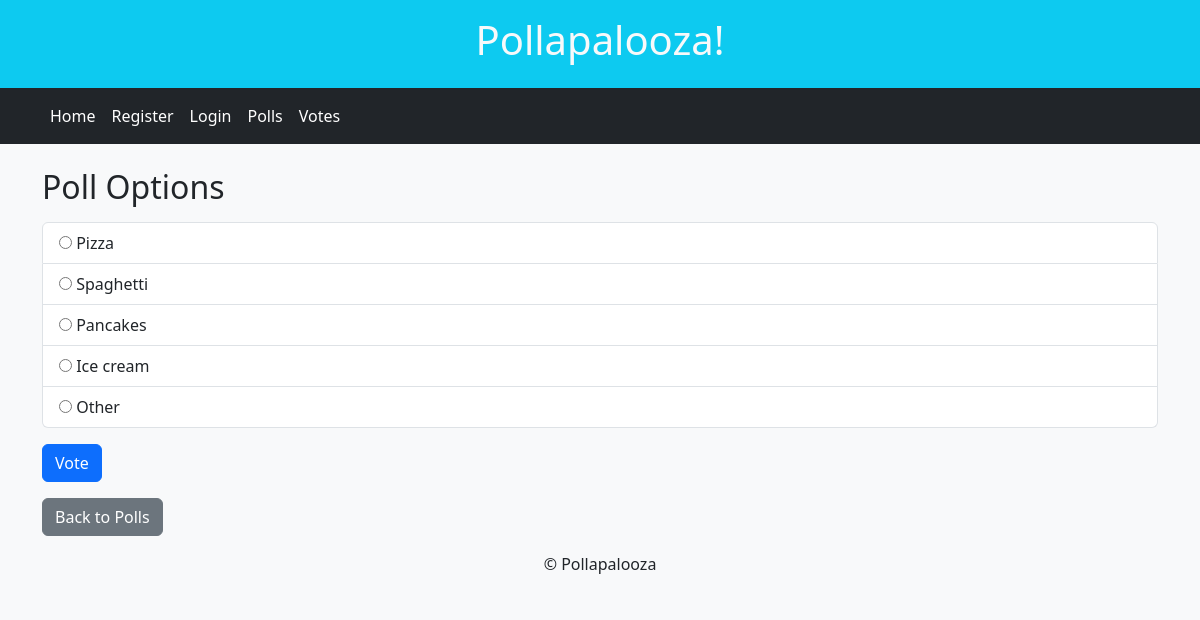
Page /polls/3 on the committed database.
### tables this page shows
CREATE TABLE poll_options (
            id INTEGER PRIMARY KEY,
            poll_id INTEGER,
            option_text TEXT NOT NULL
        );

### app.py (the view)
@app.route('/polls/<int:poll_id>')
def view_poll(poll_id):
    user_id = session.get('user_id')
    options = db.get_poll_options(poll_id)
    user_has_voted = db.has_user_voted(user_id, poll_id)
    return render_template('view_poll.html', user_has_voted=user_has_voted, poll_id=poll_id, options=options)

### app.py (called while the page is built)
@app.context_processor
def inject_db_functions():
    def get_vote_count(option_id):
        return db.get_vote_count(option_id)
    return dict(
        get_vote_count=get_vote_count
    )

### db.py (called while the page is built)
def get_db():
    conn = sqlite3.connect(DATABASE)
    return conn

def get_poll_options(poll_id):
    conn = get_db()
    cursor = conn.cursor()
    cursor.execute("SELECT id, option_text FROM poll_options WHERE poll_id=?", (poll_id,))
    options = cursor.fetchall()
    conn.close()
    return options

def has_user_voted(user_id, poll_id):
    conn = get_db()
    cursor = conn.cursor()
    cursor.execute("SELECT id FROM votes WHERE user_id = ? AND poll_id = ?", (user_id, poll_id))
    result = cursor.fetchone() is not None
    conn.close()
    return result

### templates/view_poll.html (shortened to what this page needs)
{% extends "base.html" %}
{% block content %}
    <h2 class="mb-3">Poll Options</h2>
    {% if user_has_voted %}
        <div class="alert alert-success">
            Thank you for voting in this poll. Your vote has been received.
        </div>
    {% else %}
        <form method="post" action="{{ url_for('vote', poll_id=poll_id) }}" class="needs-validation" novalidate>
            <ul class="list-group">
                {% for option in options %}
                    <li class="list-group-item">
                        <label>
                            <input type="radio" name="option_id" value="{{ option[0] }}"> {{ option[1] }}
                        </label>
                    </li>
                {% endfor %}
            </ul>
            <button type="submit" class="btn btn-primary mt-3">Vote</button>
        </form>
    {% endif %}
    <a href="{{ url_for('list_polls') }}" class="btn btn-secondary mt-3">Back to Polls</a>
{% endblock %}

### rows in the picture
poll_options: option_text "Pizza"
poll_options: option_text "Spaghetti"
poll_options: option_text "Pancakes"
poll_options: option_text "Ice cream"
poll_options: option_text "Other"
